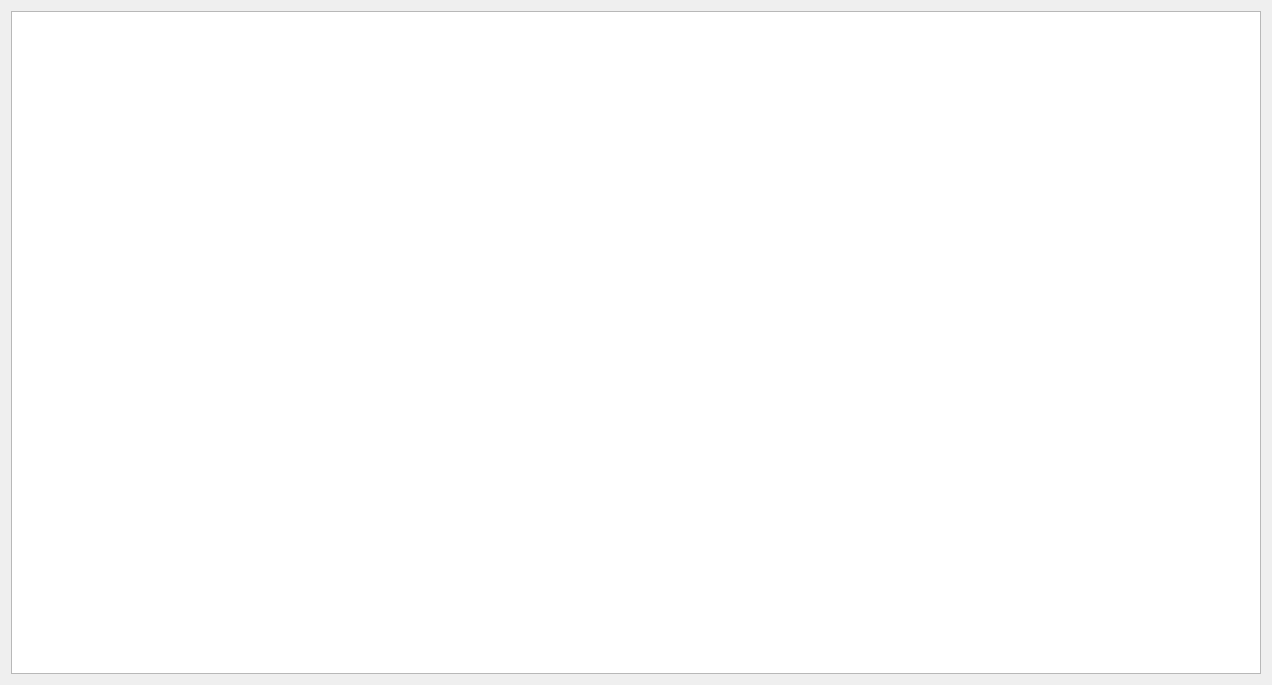
<?xml version="1.0" encoding="UTF-8"?>
<ui version="4.0">
 <class>mytaskview</class>
 <widget class="QWidget" name="mytaskview">
  <property name="geometry">
   <rect>
    <x>0</x>
    <y>0</y>
    <width>1272</width>
    <height>685</height>
   </rect>
  </property>
  <property name="minimumSize">
   <size>
    <width>490</width>
    <height>0</height>
   </size>
  </property>
  <property name="maximumSize">
   <size>
    <width>30000</width>
    <height>16777215</height>
   </size>
  </property>
  <property name="windowTitle">
   <string>mytaskview</string>
  </property>
  <layout class="QVBoxLayout" name="verticalLayout_4">
   <item>
    <widget class="QTreeWidget" name="myTaskList">
     <property name="alternatingRowColors">
      <bool>true</bool>
     </property>
     <property name="selectionMode">
      <enum>QAbstractItemView::NoSelection</enum>
     </property>
     <property name="verticalScrollMode">
      <enum>QAbstractItemView::ScrollPerPixel</enum>
     </property>
     <property name="uniformRowHeights">
      <bool>false</bool>
     </property>
     <property name="sortingEnabled">
      <bool>false</bool>
     </property>
     <property name="headerHidden">
      <bool>true</bool>
     </property>
     <attribute name="headerVisible">
      <bool>false</bool>
     </attribute>
     <attribute name="headerDefaultSectionSize">
      <number>400</number>
     </attribute>
     <attribute name="headerHighlightSections">
      <bool>false</bool>
     </attribute>
     <attribute name="headerShowSortIndicator" stdset="0">
      <bool>false</bool>
     </attribute>
     <attribute name="headerStretchLastSection">
      <bool>true</bool>
     </attribute>
     <column>
      <property name="text">
       <string>1</string>
      </property>
     </column>
     <column>
      <property name="text">
       <string>2</string>
      </property>
     </column>
    </widget>
   </item>
  </layout>
 </widget>
 <layoutdefault spacing="6" margin="11"/>
 <resources/>
 <connections/>
</ui>
